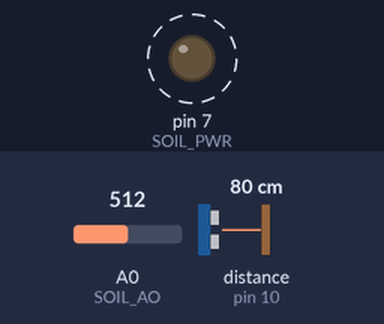
Simulated run of this sketch. Board: Arduino Uno, built with avr-gcc and run on an emulated ATmega328P. Shown: output pins drawn as LEDs (lit = HIGH). Wiring (inferred from the names in the program): ultrasonic range finder: trigger pin 9; echo pin 10. Dashed ring = blinking. Inputs (shaded band) come from the test bench; at power-on: A0 (SOIL_AO) = 512, distance to the obstacle (sensor on pin 10) 80 cm. The echo pulse lasts 58.3 µs per cm; pins used as bus, display or sensor lines are not drawn; what the sketch prints to the serial monitor is not drawn.

Above: at 0.6 s.
Timing chart, 0 to 3.0 s (numbered marks = the images above):
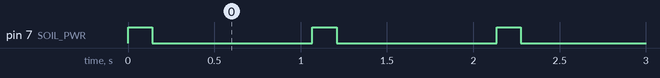

Measured:
- by itself, pin 7 (SOIL_PWR): alternates HIGH for 0.14 s and LOW for 0.93 s

The sketch:

soil_uno.ino
```cpp
// Uno R3 as the sensor front-end for the Pi.
// Reads the soil probe (A0) and the HC-SR04 ultrasonic, prints one line per second over USB serial.
//
// Wiring:
//   Soil sensor  S -> A0    V -> D7 (powered only while reading)    G -> GND
//   HC-SR04      VCC -> 5V  GND -> GND  Trig -> D9  Echo -> D10   (Uno is 5V: no divider needed)
//   Uno USB -> Pi USB (/dev/ttyACM0) or desktop (COM3)
//
// Output, one line per second:   SOIL,<0-1023>,DIST,<cm>
//   SOIL: this module reads ~0 dry, rises when wet.
//   DIST: -1 means no echo (out of range / wiring problem).

const int SOIL_PWR = 7;
const int SOIL_AO  = A0;
const int TRIG     = 9;
const int ECHO     = 10;

void setup() {
  pinMode(SOIL_PWR, OUTPUT);
  digitalWrite(SOIL_PWR, LOW);
  pinMode(TRIG, OUTPUT);
  digitalWrite(TRIG, LOW);
  pinMode(ECHO, INPUT);
  Serial.begin(9600);
}

int readSoil() {
  digitalWrite(SOIL_PWR, HIGH);
  delay(100);
  long sum = 0;
  for (int i = 0; i < 8; i++) {
    sum += analogRead(SOIL_AO);
    delay(5);
  }
  digitalWrite(SOIL_PWR, LOW);
  return sum / 8;
}

float readOnceCm() {
  digitalWrite(TRIG, LOW);
  delayMicroseconds(2);
  digitalWrite(TRIG, HIGH);
  delayMicroseconds(10);
  digitalWrite(TRIG, LOW);
  unsigned long us = pulseIn(ECHO, HIGH, 30000UL);  // 30 ms timeout (~5 m)
  if (us == 0) return -1;
  return us / 58.0;
}

float readDistCm() {
  // median of 5 to reject bad echoes
  float v[5];
  for (int i = 0; i < 5; i++) { v[i] = readOnceCm(); delay(60); }
  for (int i = 1; i < 5; i++) {
    float k = v[i]; int j = i - 1;
    while (j >= 0 && v[j] > k) { v[j + 1] = v[j]; j--; }
    v[j + 1] = k;
  }
  return v[2];
}

void loop() {
  int soil = readSoil();
  float dist = readDistCm();
  Serial.print("SOIL,");
  Serial.print(soil);
  Serial.print(",DIST,");
  Serial.println(dist, 1);
  delay(600);
}
```
